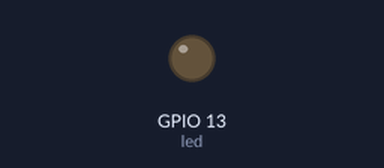
This sketch was run on a simulated ESP32. Shown: output pins drawn as LEDs (lit = HIGH).

Above: at 0.1 s.
At 5.1 s:
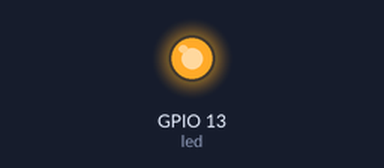
Timing chart, 0 to 6.6 s (numbered marks = the images above):
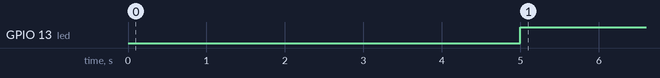

The sketch:

code.ino
```cpp
int led = 13; //makes it easier to remember which pin is used for what if you declare a variable for the pin

void setup()
{
  pinMode(led, OUTPUT); //label the pin as an output pin
  Serial.begin(9600); //begin the Serial monitor at a baud rate of 9600 bits per second
}

void loop()
{
  int time = millis(); //more flexible to use a variable and millis(), which is
  if (time >= 5000) {  //an integer that indicates time (in milliseconds) since the Arduino booted up
    digitalWrite(led, HIGH); //turns on the 13th digital pin
  }
}
```

Measured:
- by itself, GPIO 13 (led): LOW → HIGH at 5.0 s
